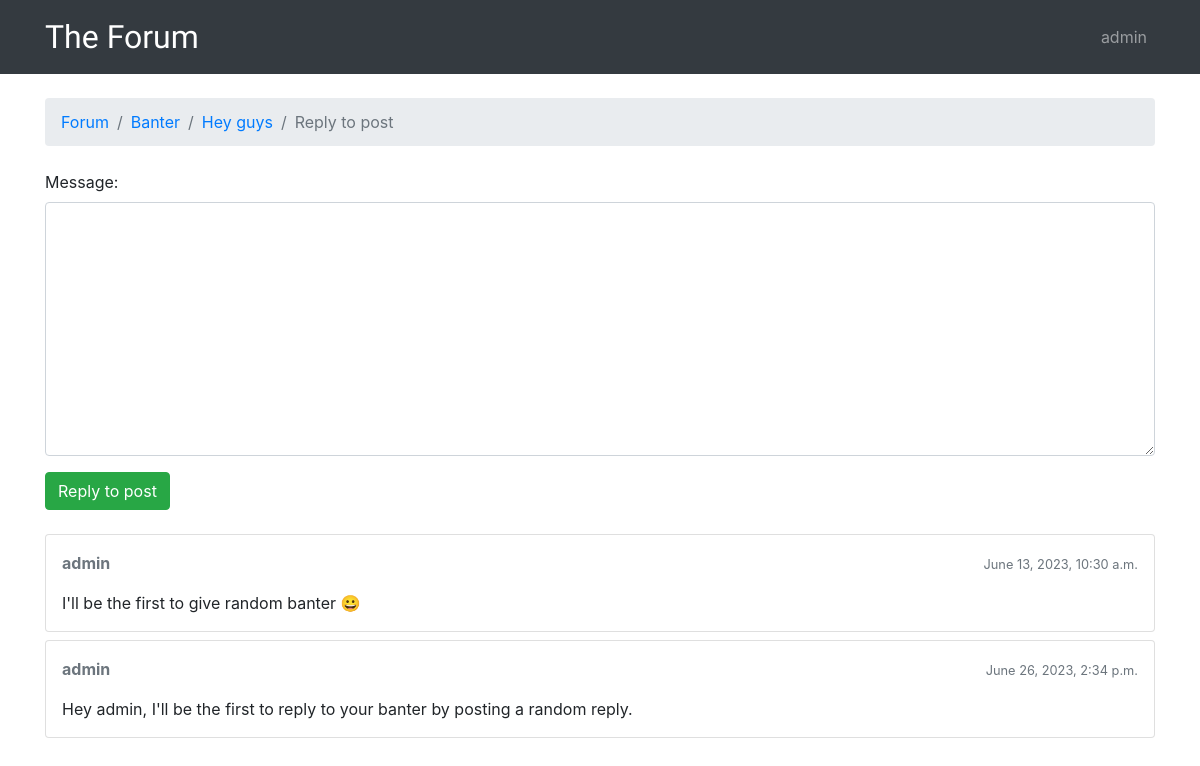
Page /forum/1/topics/1/reply/ (signed in) on the committed database.
### forum/models.py (models this page shows, shortened)
class Topic(models.Model):
    subject = models.CharField(max_length=255)
    last_updated = models.DateTimeField(auto_now_add=True)
    forum = models.ForeignKey(
        Forum, related_name='topics', on_delete=models.CASCADE)
    opener = models.ForeignKey(
        User, related_name='topics', on_delete=models.CASCADE)
    views = models.PositiveBigIntegerField(default=0)

class Forum(models.Model):
    name = models.CharField(max_length=24, unique=True)
    description = models.CharField(max_length=100)

class Post(models.Model):
    message = models.TextField(max_length=400)
    topic = models.ForeignKey(
        Topic, related_name='posts', on_delete=models.CASCADE)
    created_at = models.DateTimeField(auto_now_add=True)
    updated_at = models.DateTimeField(null=True)
    created_by = models.ForeignKey(
        User, related_name='posts', on_delete=models.CASCADE)
    updated_by = models.ForeignKey(
        User, null=True, related_name='+', on_delete=models.CASCADE)

### forum/views.py (the view)
# urls.py: path('forum/<int:pk>/topics/<int:topic_pk>/reply/',
@login_required
def reply(request, pk, topic_pk):
    topic = get_object_or_404(Topic, forum__pk=pk, pk=topic_pk)
    if request.method == 'POST':
        reply_form = PostForm(request.POST)
        if reply_form.is_valid():
            post = reply_form.save(commit=False)
            post.topic = topic
            post.created_by = request.user
            post.save()
            return redirect('topic_posts', pk=pk, topic_pk=topic_pk)
    else:
        reply_form = PostForm()
    return render(request, 'reply.html', {'topic': topic, 'form': reply_form})

### forum/forms.py
class PostForm(forms.ModelForm):
    class Meta:
        model = Post
        fields = ['message']

### forum/templatetags/form_tags.py (called while the page is built)
@register.filter
def input_class(bound_field):
    css_class = ''
    if bound_field.form.is_bound:
        if bound_field.errors:
            css_class = 'is-invalid'
        elif field_type(bound_field) != 'PasswordInput':
            css_class = 'is-valid'
    return 'form-control {}'.format(css_class)

### templates/reply.html (shortened to what this page needs)
{% extends 'base.html' %}
{% load static %}
{% block breadcrumb %}
    <li class="breadcrumb-item"><a href="{% url 'home' %}">Forum</a></li>
    <li class="breadcrumb-item"><a href="{% url 'forum_topics' topic.forum.pk %}">{{ topic.forum.name }}</a></li>
    <li class="breadcrumb-item"><a href="{% url 'topic_posts' topic.forum.pk topic.pk %}">{{ topic.subject }}</a></li>
    <li class="breadcrumb-item active">Reply to post</li>
{% endblock %}
{% block content %}
    <form method="post" class="mb-4">
        {% include 'includes/form.html' %}
        <button type="submit" class="btn btn-success">Reply to post</button>
    </form>
    {% for post in topic.posts.all %}
        <div class="card mb-2">
            <div class="card-body p-3">
                <div class="row mb-3">
                    <div class="col-6">
                        <strong class="text-muted">{{ post.created_by.username }}</strong>
                    </div>
                    <div class="col-6 text-right">
                        <small class="text-muted">{{ post.created_at }}</small>
                    </div>
                </div>
                {{ post.message }}
            </div>
        </div>
    {% endfor %}
{% endblock %}

### templates/base.html (shortened to what this page needs)
{% load static %}<!DOCTYPE html>
<html>
    <head>
        <link rel="stylesheet" href="{% static 'css/bootstrap.min.css' %}">
        <link rel="stylesheet" href="{% static 'css/app.css' %}">
    </head>
    <body>
        {% block body %}
            <nav class="navbar navbar-expand-sm navbar-dark bg-dark">
                <div class="container">
                    <a class="navbar-brand" href="{% url 'home' %}">The Forum</a>
                    <div class="collapse navbar-collapse" id="mainMenu">
                        {% if user.is_authenticated %}
                            <ul class="navbar-nav ml-auto">
                                <li class="nav-item dropdown">
                                    <a class="nav-link" dropdown-toggle href="#" id="userMenu"
                                        data-toggle="dropdown" aria-haspopup="true" aria-expanded="false">
                                        {{ user.username }}
                                    </a>
                                </li>
                            </ul>
                        {% else %}
                            <form class="form-inline ml-auto">
                                <a href="{% url 'login' %}" class="btn btn-outline-secondary">Log In</a>
                                <a href="{% url 'signup' %}" class="btn btn-secondary ml-2">Sign Up</a>
                            </form>
                        {% endif %}
                    </div>
                </div>
            </nav>
            <div class="container">
                <ol class="breadcrumb my-4">
                    {% block breadcrumb %}
                    {% endblock %}
                </ol>
                {% block content %}
                {% endblock %}
            </div>
        {% endblock body %}
    </body>
</html>

### static/css/app.css (style rules this page uses)
.navbar-brand { font-family: 'Moirai One', cursive; font-size: xx-large; }

### rows in the picture
Topic: forum.name "Banter", subject "Hey guys"
Post: created_by.username "admin", created_at "June 13, 2023, 10:30 a.m.", message "I'll be the first to give random banter 😀"
Post: created_by.username "admin", created_at "June 26, 2023, 2:34 p.m.", message "Hey admin, I'll be the first to reply to your banter by posting a random reply."

### other values in the picture
{{ user.username }} "admin"
{{ field.label_tag }} "Message:"
